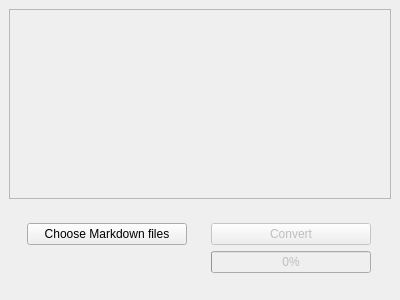
<?xml version="1.0" encoding="UTF-8"?>
<ui version="4.0">
 <class>MainWindow</class>
 <widget class="QMainWindow" name="MainWindow">
  <property name="geometry">
   <rect>
    <x>0</x>
    <y>0</y>
    <width>400</width>
    <height>300</height>
   </rect>
  </property>
  <property name="sizePolicy">
   <sizepolicy hsizetype="Preferred" vsizetype="Preferred">
    <horstretch>0</horstretch>
    <verstretch>0</verstretch>
   </sizepolicy>
  </property>
  <property name="minimumSize">
   <size>
    <width>400</width>
    <height>100</height>
   </size>
  </property>
  <property name="maximumSize">
   <size>
    <width>400</width>
    <height>300</height>
   </size>
  </property>
  <property name="windowTitle">
   <string>Markdown to HTML Converter</string>
  </property>
  <widget class="QWidget" name="centralwidget">
   <layout class="QVBoxLayout" name="verticalLayout">
    <item>
     <widget class="QListWidget" name="fileList">
      <property name="enabled">
       <bool>false</bool>
      </property>
      <property name="selectionMode">
       <enum>QAbstractItemView::SelectionMode::ContiguousSelection</enum>
      </property>
      <property name="selectionBehavior">
       <enum>QAbstractItemView::SelectionBehavior::SelectItems</enum>
      </property>
     </widget>
    </item>
    <item>
     <widget class="QWidget" name="widget" native="true">
      <property name="sizePolicy">
       <sizepolicy hsizetype="Fixed" vsizetype="Fixed">
        <horstretch>0</horstretch>
        <verstretch>0</verstretch>
       </sizepolicy>
      </property>
      <property name="minimumSize">
       <size>
        <width>380</width>
        <height>0</height>
       </size>
      </property>
      <layout class="QHBoxLayout" name="horizontalLayout">
       <item>
        <widget class="QWidget" name="widget_2" native="true">
         <property name="sizePolicy">
          <sizepolicy hsizetype="Expanding" vsizetype="Expanding">
           <horstretch>0</horstretch>
           <verstretch>0</verstretch>
          </sizepolicy>
         </property>
         <layout class="QVBoxLayout" name="verticalLayout_2">
          <item>
           <widget class="QPushButton" name="openFileDialog">
            <property name="text">
             <string>Choose Markdown files</string>
            </property>
           </widget>
          </item>
          <item>
           <widget class="QWidget" name="widget_4" native="true"/>
          </item>
         </layout>
        </widget>
       </item>
       <item>
        <widget class="QWidget" name="widget_3" native="true">
         <property name="sizePolicy">
          <sizepolicy hsizetype="Expanding" vsizetype="Expanding">
           <horstretch>0</horstretch>
           <verstretch>0</verstretch>
          </sizepolicy>
         </property>
         <layout class="QVBoxLayout" name="verticalLayout_3">
          <item>
           <widget class="QPushButton" name="convertFiles">
            <property name="enabled">
             <bool>false</bool>
            </property>
            <property name="text">
             <string>Convert</string>
            </property>
           </widget>
          </item>
          <item>
           <widget class="QProgressBar" name="progressBar">
            <property name="enabled">
             <bool>false</bool>
            </property>
            <property name="value">
             <number>0</number>
            </property>
           </widget>
          </item>
         </layout>
        </widget>
       </item>
      </layout>
     </widget>
    </item>
   </layout>
  </widget>
 </widget>
 <resources/>
 <connections/>
</ui>
